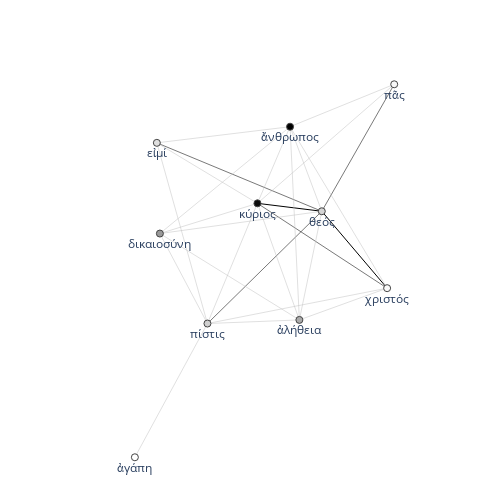

The notebook cell saved with this chart:
### Code cell
G = authors_df[authors_df["author"].str.contains("Pauline ")]["dikaiosyne_G_sents"].tolist()[0]
fig = textnet.draw_2d_network(G)
fig.show()

### Figure 1 — Plotly figure (JSON) as saved in the notebook; plotly's stock layout.template omitted (floating-point values rounded to 4 significant figures)
{"data": [{"line": {"color": "#000000", "width": 1}, "mode": "lines", "type": "scatter", "x": [-0.01588, 0.2791, null, 0.2791, 0.5785, null], "y": [0.1639, 0.1275, null, 0.1275, -0.2249, null]}, {"line": {"color": "#404040", "width": 0.7}, "mode": "lines", "type": "scatter", "x": [-0.01588, 0.5785, null, 0.611, 0.2791, null, -0.4769, 0.2791, null, 0.2791, -0.2451, null], "y": [0.1639, -0.2249, null, 0.7095, 0.1275, null, 0.4411, 0.1275, null, 0.1275, -0.387, null]}, {"line": {"color": "#C0C0C0", "width": 0.5}, "mode": "lines", "type": "scatter", "x": [0.1336, -0.01588, null, 0.1336, 0.611, null, 0.1336, -0.4769, null, 0.1336, -0.463, null, 0.1336, 0.1763, null, 0.1336, 0.2791, null, 0.1336, 0.5785, null, -0.01588, 0.611, null, -0.01588, -0.4769, null, -0.01588, -0.463, null, -0.01588, 0.1763, null, -0.01588, -0.2451, null, -0.4769, -0.2451, null, -0.463, 0.1763, null, -0.463, 0.2791, null, -0.463, -0.2451, null, 0.1763, 0.2791, null, 0.1763, -0.2451, null, 0.1763, 0.5785, null, -0.2451, -0.5776, null, -0.2451, 0.5785, null], "y": [0.5151, 0.1639, null, 0.5151, 0.7095, null, 0.5151, 0.4411, null, 0.5151, 0.02543, null, 0.5151, -0.3705, null, 0.5151, 0.1275, null, 0.5151, -0.2249, null, 0.1639, 0.7095, null, 0.1639, 0.4411, null, 0.1639, 0.02543, null, 0.1639, -0.3705, null, 0.1639, -0.387, null, 0.4411, -0.387, null, 0.02543, -0.3705, null, 0.02543, 0.1275, null, 0.02543, -0.387, null, -0.3705, 0.1275, null, -0.3705, -0.387, null, -0.3705, -0.2249, null, -0.387, -1, null, -0.387, -0.2249, null]}, {"hoverinfo": "text", "hovertext": ["7", "8", "3", "4", "5", "6", "8", "7", "1", "5"], "marker": {"color": [56, 54, 8, 16, 30, 27, 19, 20, 5, 7], "colorbar": {"thickness": 15, "title": {"side": "right", "text": "degree"}, "xanchor": "left"}, "colorscale": [[0, "rgb(255,255,255)"], [0.125, "rgb(240,240,240)"], [0.25, "rgb(217,217,217)"], [0.375, "rgb(189,189,189)"], [0.5, "rgb(150,150,150)"], [0.625, "rgb(115,115,115)"], [0.75, "rgb(82,82,82)"], [0.875, "rgb(37,37,37)"], [1, "rgb(0,0,0)"]], "line": {"width": 1}, "showscale": false, "size": 7}, "mode": "markers+text", "text": ["ἄνθρωπος", "κύριος", "πᾶς", "εἰμί", "δικαιοσύνη", "ἀλήθεια", "θεός", "πίστις", "ἀγάπη", "χριστός"], "textposition": "bottom center", "type": "scatter", "x": [0.1336, -0.01588, 0.611, -0.4769, -0.463, 0.1763, 0.2791, -0.2451, -0.5776, 0.5785], "y": [0.5151, 0.1639, 0.7095, 0.4411, 0.02543, -0.3705, 0.1275, -0.387, -1, -0.2249]}, {"hoverinfo": "text", "marker": {"opacity": 0}, "mode": "markers", "opacity": 0, "text": ["10", "19", "13", "3", "8", "22", "26", "27", "25", "3", "8", "59", "20", "56", "42", "49", "15", "4", "3", "3", "19", "12", "9", "40", "95", "16", "29"], "type": "scatter", "x": [0.05887, 0.3723, -0.1717, -0.1647, 0.155, 0.2064, 0.3561, 0.2975, -0.2464, -0.2394, 0.08023, 0.1316, -0.1305, 0.2813, 0.445, -0.09891, -0.361, -0.1433, -0.09195, -0.354, 0.2277, -0.03437, 0.3774, 0.01702, 0.4288, -0.4113, 0.1667], "y": [0.3395, 0.6123, 0.4781, 0.2703, 0.07231, 0.3213, 0.1451, 0.4367, 0.3025, 0.09466, -0.1033, 0.1457, -0.1116, -0.03052, 0.4185, 0.2843, 0.02703, -0.1725, 0.07644, -0.1808, -0.1215, -0.3787, -0.2977, -0.1298, -0.04874, -0.6935, -0.306]}], "layout": {"autosize": false, "height": 500, "hovermode": "closest", "margin": {"b": 10, "l": 10, "r": 10, "t": 10}, "plot_bgcolor": "rgba(0,0,0,0)", "showlegend": false, "title": {"font": {"size": 16}}, "width": 500, "xaxis": {"range": [-1.15, 1.05], "showgrid": false, "showticklabels": false, "zeroline": false}, "yaxis": {"range": [-1.15, 1.05], "showgrid": false, "showticklabels": false, "zeroline": false}}}
